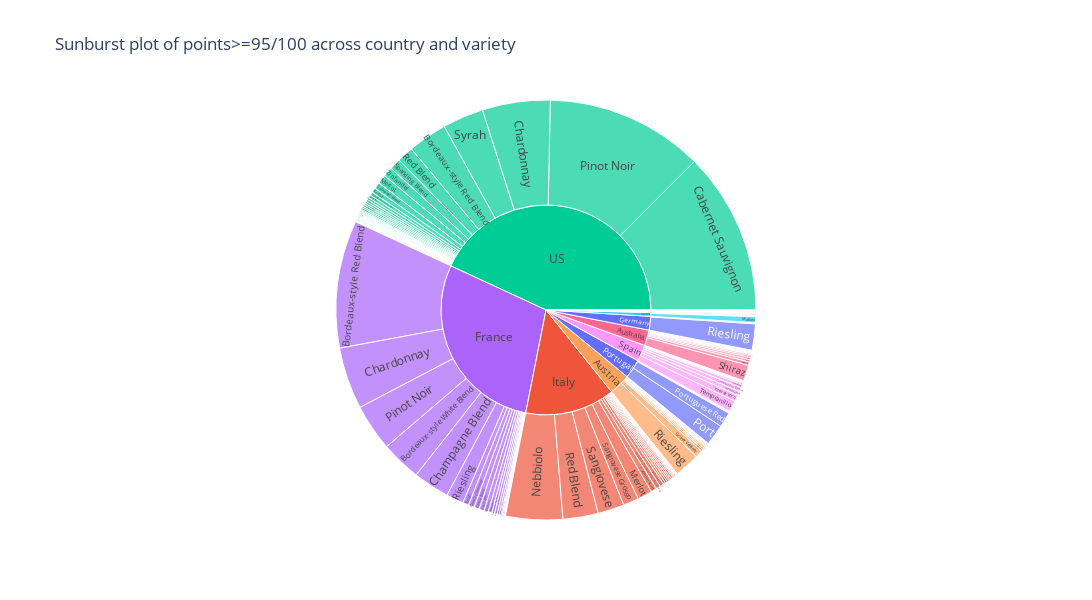

Notebook source saved alongside this figure:
### Code cell
# Sunburst plot with plotly

fig = px.sunburst(top_wine_df, path=['country', 'variety'], values='points', color='country',
                 title="Sunburst plot of points>=95/100 across country and variety", width=1200, height=600)
fig.show()

### Figure 1 — Plotly figure (JSON) as saved in the notebook; plotly's stock layout.template omitted (floating-point values rounded to 4 significant figures; data arrays with more than 128 entries replaced by an {"elided": "..."} marker saying what was removed)
{"data": [{"branchvalues": "total", "customdata": {"elided": "170x1 str values"}, "domain": {"x": [0, 1], "y": [0, 1]}, "hovertemplate": "labels=%{label}<br>points=%{value}<br>parent=%{parent}<br>id=%{id}<br>country=%{customdata[0]}<extra></extra>", "ids": {"elided": "170 str values"}, "labels": {"elided": "170 str values"}, "marker": {"colors": {"elided": "170 str values"}}, "name": "", "parents": {"elided": "170 str values"}, "type": "sunburst", "values": {"elided": "170 int values"}}], "layout": {"height": 600, "legend": {"tracegroupgap": 0}, "title": {"text": "Sunburst plot of points>=95/100 across country and variety"}, "width": 1200}}
